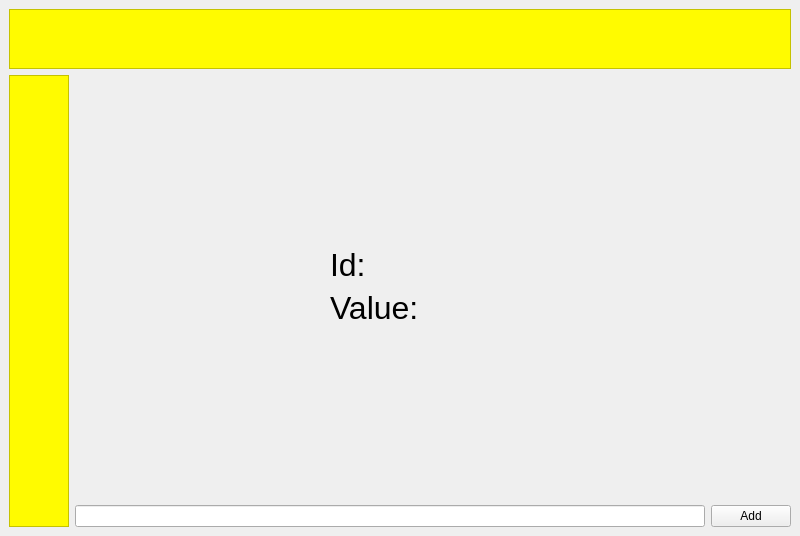
<?xml version="1.0" encoding="UTF-8"?>
<ui version="4.0">
 <class>MultiHandleSliderTestWindow</class>
 <widget class="QMainWindow" name="MultiHandleSliderTestWindow">
  <property name="geometry">
   <rect>
    <x>0</x>
    <y>0</y>
    <width>800</width>
    <height>536</height>
   </rect>
  </property>
  <property name="windowTitle">
   <string>Multi Handle Slider Test Window</string>
  </property>
  <widget class="QWidget" name="centralwidget">
   <layout class="QGridLayout" name="gridLayout_3">
    <item row="3" column="1">
     <spacer name="horizontalSpacer_3">
      <property name="orientation">
       <enum>Qt::Horizontal</enum>
      </property>
      <property name="sizeHint" stdset="0">
       <size>
        <width>40</width>
        <height>20</height>
       </size>
      </property>
     </spacer>
    </item>
    <item row="5" column="6">
     <widget class="QPushButton" name="pushButtonAdd">
      <property name="sizePolicy">
       <sizepolicy hsizetype="Fixed" vsizetype="Fixed">
        <horstretch>0</horstretch>
        <verstretch>0</verstretch>
       </sizepolicy>
      </property>
      <property name="text">
       <string>Add</string>
      </property>
     </widget>
    </item>
    <item row="1" column="0" rowspan="5">
     <widget class="QFrame" name="frame_2">
      <property name="sizePolicy">
       <sizepolicy hsizetype="Fixed" vsizetype="Expanding">
        <horstretch>0</horstretch>
        <verstretch>0</verstretch>
       </sizepolicy>
      </property>
      <property name="minimumSize">
       <size>
        <width>60</width>
        <height>0</height>
       </size>
      </property>
      <property name="styleSheet">
       <string notr="true">background-color: rgb(255, 251, 0);</string>
      </property>
      <property name="frameShape">
       <enum>QFrame::StyledPanel</enum>
      </property>
      <property name="frameShadow">
       <enum>QFrame::Raised</enum>
      </property>
      <property name="Vertical" stdset="0">
       <bool>true</bool>
      </property>
      <layout class="QGridLayout" name="gridLayout_2">
       <property name="leftMargin">
        <number>0</number>
       </property>
       <property name="topMargin">
        <number>0</number>
       </property>
       <property name="rightMargin">
        <number>0</number>
       </property>
       <property name="bottomMargin">
        <number>0</number>
       </property>
       <property name="spacing">
        <number>0</number>
       </property>
       <item row="0" column="0">
        <widget class="MultiHandleSlider" name="multiHandleSliderVertical" native="true">
         <property name="styleSheet">
          <string notr="true"/>
         </property>
         <property name="Vertical" stdset="0">
          <bool>true</bool>
         </property>
        </widget>
       </item>
      </layout>
     </widget>
    </item>
    <item row="5" column="1" colspan="5">
     <widget class="QLineEdit" name="lineEditValue"/>
    </item>
    <item row="2" column="2">
     <widget class="QLabel" name="idLabel_2">
      <property name="sizePolicy">
       <sizepolicy hsizetype="Minimum" vsizetype="Fixed">
        <horstretch>0</horstretch>
        <verstretch>0</verstretch>
       </sizepolicy>
      </property>
      <property name="font">
       <font>
        <pointsize>24</pointsize>
       </font>
      </property>
      <property name="text">
       <string>Id:</string>
      </property>
      <property name="alignment">
       <set>Qt::AlignLeading|Qt::AlignLeft|Qt::AlignVCenter</set>
      </property>
     </widget>
    </item>
    <item row="1" column="3">
     <spacer name="verticalSpacer">
      <property name="orientation">
       <enum>Qt::Vertical</enum>
      </property>
      <property name="sizeHint" stdset="0">
       <size>
        <width>20</width>
        <height>40</height>
       </size>
      </property>
     </spacer>
    </item>
    <item row="2" column="5">
     <spacer name="horizontalSpacer_2">
      <property name="orientation">
       <enum>Qt::Horizontal</enum>
      </property>
      <property name="sizeHint" stdset="0">
       <size>
        <width>40</width>
        <height>20</height>
       </size>
      </property>
     </spacer>
    </item>
    <item row="2" column="3" colspan="2">
     <widget class="QLabel" name="idLabel">
      <property name="font">
       <font>
        <pointsize>24</pointsize>
       </font>
      </property>
      <property name="text">
       <string/>
      </property>
      <property name="alignment">
       <set>Qt::AlignLeading|Qt::AlignLeft|Qt::AlignVCenter</set>
      </property>
     </widget>
    </item>
    <item row="3" column="5" colspan="2">
     <spacer name="horizontalSpacer_4">
      <property name="orientation">
       <enum>Qt::Horizontal</enum>
      </property>
      <property name="sizeHint" stdset="0">
       <size>
        <width>40</width>
        <height>20</height>
       </size>
      </property>
     </spacer>
    </item>
    <item row="3" column="3" colspan="2">
     <widget class="QLabel" name="valueLabel">
      <property name="font">
       <font>
        <pointsize>24</pointsize>
       </font>
      </property>
      <property name="text">
       <string/>
      </property>
      <property name="alignment">
       <set>Qt::AlignLeading|Qt::AlignLeft|Qt::AlignVCenter</set>
      </property>
     </widget>
    </item>
    <item row="2" column="1">
     <spacer name="horizontalSpacer">
      <property name="orientation">
       <enum>Qt::Horizontal</enum>
      </property>
      <property name="sizeHint" stdset="0">
       <size>
        <width>40</width>
        <height>20</height>
       </size>
      </property>
     </spacer>
    </item>
    <item row="4" column="3">
     <spacer name="verticalSpacer_2">
      <property name="orientation">
       <enum>Qt::Vertical</enum>
      </property>
      <property name="sizeHint" stdset="0">
       <size>
        <width>20</width>
        <height>40</height>
       </size>
      </property>
     </spacer>
    </item>
    <item row="3" column="2">
     <widget class="QLabel" name="valueLabel_2">
      <property name="sizePolicy">
       <sizepolicy hsizetype="Minimum" vsizetype="Fixed">
        <horstretch>0</horstretch>
        <verstretch>0</verstretch>
       </sizepolicy>
      </property>
      <property name="font">
       <font>
        <pointsize>24</pointsize>
       </font>
      </property>
      <property name="text">
       <string>Value:</string>
      </property>
      <property name="alignment">
       <set>Qt::AlignLeading|Qt::AlignLeft|Qt::AlignVCenter</set>
      </property>
     </widget>
    </item>
    <item row="0" column="0" colspan="7">
     <widget class="QFrame" name="frame">
      <property name="sizePolicy">
       <sizepolicy hsizetype="Expanding" vsizetype="Fixed">
        <horstretch>0</horstretch>
        <verstretch>0</verstretch>
       </sizepolicy>
      </property>
      <property name="minimumSize">
       <size>
        <width>0</width>
        <height>60</height>
       </size>
      </property>
      <property name="styleSheet">
       <string notr="true">background-color: rgb(255, 251, 0);</string>
      </property>
      <property name="frameShape">
       <enum>QFrame::StyledPanel</enum>
      </property>
      <property name="frameShadow">
       <enum>QFrame::Raised</enum>
      </property>
      <layout class="QGridLayout" name="gridLayout">
       <property name="leftMargin">
        <number>0</number>
       </property>
       <property name="topMargin">
        <number>0</number>
       </property>
       <property name="rightMargin">
        <number>0</number>
       </property>
       <property name="bottomMargin">
        <number>0</number>
       </property>
       <property name="spacing">
        <number>0</number>
       </property>
       <item row="0" column="0">
        <widget class="MultiHandleSlider" name="multiHandleSliderHorizontal" native="true">
         <property name="sizePolicy">
          <sizepolicy hsizetype="Expanding" vsizetype="Expanding">
           <horstretch>0</horstretch>
           <verstretch>0</verstretch>
          </sizepolicy>
         </property>
         <property name="minimumSize">
          <size>
           <width>0</width>
           <height>0</height>
          </size>
         </property>
         <property name="styleSheet">
          <string notr="true"/>
         </property>
         <property name="Vertical" stdset="0">
          <bool>false</bool>
         </property>
        </widget>
       </item>
      </layout>
     </widget>
    </item>
   </layout>
  </widget>
 </widget>
 <customwidgets>
  <customwidget>
   <class>MultiHandleSlider</class>
   <extends>QWidget</extends>
   <header>MultiHandleSlider.hpp</header>
   <container>1</container>
  </customwidget>
 </customwidgets>
 <resources/>
 <connections/>
</ui>
